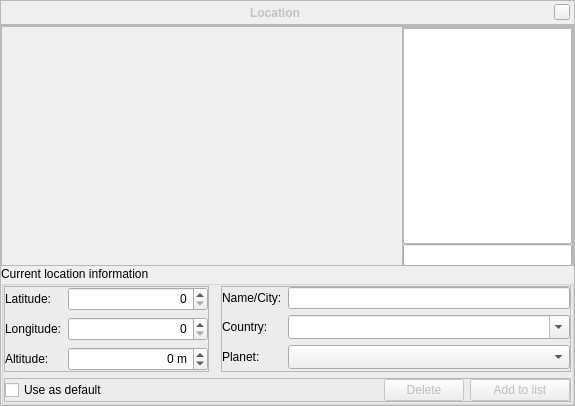
<?xml version="1.0" encoding="UTF-8"?>
<ui version="4.0">
 <class>locationDialogForm</class>
 <widget class="QWidget" name="locationDialogForm">
  <property name="geometry">
   <rect>
    <x>0</x>
    <y>0</y>
    <width>565</width>
    <height>405</height>
   </rect>
  </property>
  <property name="windowTitle">
   <string>Form</string>
  </property>
  <property name="styleSheet">
   <string notr="true"/>
  </property>
  <layout class="QVBoxLayout">
   <property name="spacing">
    <number>0</number>
   </property>
   <property name="leftMargin">
    <number>0</number>
   </property>
   <property name="topMargin">
    <number>0</number>
   </property>
   <property name="rightMargin">
    <number>0</number>
   </property>
   <property name="bottomMargin">
    <number>0</number>
   </property>
   <item>
    <widget class="BarFrame" name="LocationBar">
     <property name="minimumSize">
      <size>
       <width>16</width>
       <height>25</height>
      </size>
     </property>
     <property name="maximumSize">
      <size>
       <width>16777215</width>
       <height>30</height>
      </size>
     </property>
     <property name="frameShape">
      <enum>QFrame::StyledPanel</enum>
     </property>
     <layout class="QHBoxLayout">
      <property name="leftMargin">
       <number>0</number>
      </property>
      <property name="topMargin">
       <number>0</number>
      </property>
      <property name="rightMargin">
       <number>4</number>
      </property>
      <property name="bottomMargin">
       <number>0</number>
      </property>
      <item>
       <spacer>
        <property name="orientation">
         <enum>Qt::Horizontal</enum>
        </property>
        <property name="sizeHint" stdset="0">
         <size>
          <width>40</width>
          <height>20</height>
         </size>
        </property>
       </spacer>
      </item>
      <item>
       <widget class="QLabel" name="stelWindowTitle">
        <property name="palette">
         <palette>
          <active>
           <colorrole role="WindowText">
            <brush brushstyle="SolidPattern">
             <color alpha="255">
              <red>194</red>
              <green>194</green>
              <blue>195</blue>
             </color>
            </brush>
           </colorrole>
           <colorrole role="Text">
            <brush brushstyle="SolidPattern">
             <color alpha="255">
              <red>194</red>
              <green>194</green>
              <blue>195</blue>
             </color>
            </brush>
           </colorrole>
          </active>
          <inactive>
           <colorrole role="WindowText">
            <brush brushstyle="SolidPattern">
             <color alpha="255">
              <red>194</red>
              <green>194</green>
              <blue>195</blue>
             </color>
            </brush>
           </colorrole>
           <colorrole role="Text">
            <brush brushstyle="SolidPattern">
             <color alpha="255">
              <red>194</red>
              <green>194</green>
              <blue>195</blue>
             </color>
            </brush>
           </colorrole>
          </inactive>
          <disabled>
           <colorrole role="WindowText">
            <brush brushstyle="SolidPattern">
             <color alpha="255">
              <red>194</red>
              <green>194</green>
              <blue>195</blue>
             </color>
            </brush>
           </colorrole>
           <colorrole role="Text">
            <brush brushstyle="SolidPattern">
             <color alpha="255">
              <red>194</red>
              <green>194</green>
              <blue>195</blue>
             </color>
            </brush>
           </colorrole>
          </disabled>
         </palette>
        </property>
        <property name="font">
         <font>
          <weight>75</weight>
          <italic>false</italic>
          <bold>true</bold>
         </font>
        </property>
        <property name="text">
         <string>Location</string>
        </property>
       </widget>
      </item>
      <item>
       <spacer>
        <property name="orientation">
         <enum>Qt::Horizontal</enum>
        </property>
        <property name="sizeHint" stdset="0">
         <size>
          <width>40</width>
          <height>20</height>
         </size>
        </property>
       </spacer>
      </item>
      <item>
       <widget class="QPushButton" name="closeStelWindow">
        <property name="sizePolicy">
         <sizepolicy hsizetype="Fixed" vsizetype="Fixed">
          <horstretch>16</horstretch>
          <verstretch>16</verstretch>
         </sizepolicy>
        </property>
        <property name="minimumSize">
         <size>
          <width>16</width>
          <height>16</height>
         </size>
        </property>
        <property name="maximumSize">
         <size>
          <width>16</width>
          <height>16</height>
         </size>
        </property>
        <property name="focusPolicy">
         <enum>Qt::NoFocus</enum>
        </property>
        <property name="text">
         <string/>
        </property>
       </widget>
      </item>
     </layout>
    </widget>
   </item>
   <item>
    <widget class="QFrame" name="locationContent">
     <property name="frameShape">
      <enum>QFrame::StyledPanel</enum>
     </property>
     <layout class="QGridLayout" name="gridLayout_2">
      <property name="leftMargin">
       <number>0</number>
      </property>
      <property name="topMargin">
       <number>0</number>
      </property>
      <property name="rightMargin">
       <number>0</number>
      </property>
      <property name="bottomMargin">
       <number>0</number>
      </property>
      <property name="spacing">
       <number>0</number>
      </property>
      <item row="0" column="0" colspan="2">
       <widget class="QFrame" name="frame">
        <property name="minimumSize">
         <size>
          <width>0</width>
          <height>240</height>
         </size>
        </property>
        <property name="maximumSize">
         <size>
          <width>16777215</width>
          <height>240</height>
         </size>
        </property>
        <property name="frameShape">
         <enum>QFrame::StyledPanel</enum>
        </property>
        <property name="frameShadow">
         <enum>QFrame::Raised</enum>
        </property>
        <layout class="QGridLayout" name="gridLayout_3">
         <property name="leftMargin">
          <number>0</number>
         </property>
         <property name="topMargin">
          <number>0</number>
         </property>
         <property name="rightMargin">
          <number>0</number>
         </property>
         <property name="bottomMargin">
          <number>0</number>
         </property>
         <property name="spacing">
          <number>0</number>
         </property>
         <item row="1" column="0">
          <widget class="MapLabel" name="mapLabel">
           <property name="sizePolicy">
            <sizepolicy hsizetype="Fixed" vsizetype="Fixed">
             <horstretch>0</horstretch>
             <verstretch>0</verstretch>
            </sizepolicy>
           </property>
           <property name="minimumSize">
            <size>
             <width>400</width>
             <height>240</height>
            </size>
           </property>
           <property name="maximumSize">
            <size>
             <width>400</width>
             <height>240</height>
            </size>
           </property>
           <property name="lineWidth">
            <number>0</number>
           </property>
           <property name="text">
            <string/>
           </property>
           <property name="pixmap">
            <pixmap>../../data/gui/world.png</pixmap>
           </property>
           <property name="scaledContents">
            <bool>true</bool>
           </property>
           <property name="alignment">
            <set>Qt::AlignCenter</set>
           </property>
          </widget>
         </item>
         <item row="1" column="1">
          <widget class="QFrame" name="frame_2">
           <property name="minimumSize">
            <size>
             <width>0</width>
             <height>240</height>
            </size>
           </property>
           <property name="maximumSize">
            <size>
             <width>16777215</width>
             <height>240</height>
            </size>
           </property>
           <property name="frameShape">
            <enum>QFrame::StyledPanel</enum>
           </property>
           <property name="frameShadow">
            <enum>QFrame::Raised</enum>
           </property>
           <layout class="QVBoxLayout" name="verticalLayout">
            <property name="spacing">
             <number>0</number>
            </property>
            <property name="leftMargin">
             <number>0</number>
            </property>
            <property name="topMargin">
             <number>0</number>
            </property>
            <property name="rightMargin">
             <number>0</number>
            </property>
            <property name="bottomMargin">
             <number>0</number>
            </property>
            <item>
             <widget class="QListView" name="citiesListView">
              <property name="focusPolicy">
               <enum>Qt::NoFocus</enum>
              </property>
              <property name="horizontalScrollBarPolicy">
               <enum>Qt::ScrollBarAlwaysOff</enum>
              </property>
              <property name="uniformItemSizes">
               <bool>true</bool>
              </property>
             </widget>
            </item>
            <item>
             <widget class="QLineEdit" name="citySearchLineEdit">
              <property name="sizePolicy">
               <sizepolicy hsizetype="Expanding" vsizetype="Fixed">
                <horstretch>0</horstretch>
                <verstretch>0</verstretch>
               </sizepolicy>
              </property>
              <property name="text">
               <string/>
              </property>
              <property name="alignment">
               <set>Qt::AlignBottom|Qt::AlignLeading|Qt::AlignLeft</set>
              </property>
             </widget>
            </item>
           </layout>
          </widget>
         </item>
        </layout>
       </widget>
      </item>
      <item row="2" column="1">
       <widget class="QGroupBox" name="groupBox">
        <property name="title">
         <string>Current location information</string>
        </property>
        <layout class="QGridLayout" name="gridLayout">
         <property name="leftMargin">
          <number>0</number>
         </property>
         <property name="topMargin">
          <number>0</number>
         </property>
         <property name="rightMargin">
          <number>0</number>
         </property>
         <property name="bottomMargin">
          <number>0</number>
         </property>
         <property name="spacing">
          <number>6</number>
         </property>
         <item row="2" column="0" colspan="3">
          <widget class="QFrame" name="frame_3">
           <property name="minimumSize">
            <size>
             <width>0</width>
             <height>0</height>
            </size>
           </property>
           <property name="frameShape">
            <enum>QFrame::StyledPanel</enum>
           </property>
           <property name="frameShadow">
            <enum>QFrame::Raised</enum>
           </property>
           <layout class="QHBoxLayout" name="horizontalLayout">
            <property name="leftMargin">
             <number>0</number>
            </property>
            <property name="topMargin">
             <number>0</number>
            </property>
            <property name="rightMargin">
             <number>0</number>
            </property>
            <property name="bottomMargin">
             <number>0</number>
            </property>
            <item>
             <widget class="QCheckBox" name="useAsDefaultLocationCheckBox">
              <property name="font">
               <font>
                <stylestrategy>PreferDefault</stylestrategy>
               </font>
              </property>
              <property name="text">
               <string>Use as default</string>
              </property>
              <property name="tristate">
               <bool>false</bool>
              </property>
             </widget>
            </item>
            <item>
             <spacer name="horizontalSpacer">
              <property name="orientation">
               <enum>Qt::Horizontal</enum>
              </property>
              <property name="sizeHint" stdset="0">
               <size>
                <width>40</width>
                <height>20</height>
               </size>
              </property>
             </spacer>
            </item>
            <item>
             <widget class="QPushButton" name="deleteLocationFromListPushButton">
              <property name="enabled">
               <bool>false</bool>
              </property>
              <property name="minimumSize">
               <size>
                <width>60</width>
                <height>0</height>
               </size>
              </property>
              <property name="text">
               <string>Delete</string>
              </property>
             </widget>
            </item>
            <item>
             <widget class="QPushButton" name="addLocationToListPushButton">
              <property name="enabled">
               <bool>false</bool>
              </property>
              <property name="minimumSize">
               <size>
                <width>100</width>
                <height>0</height>
               </size>
              </property>
              <property name="text">
               <string>Add to list</string>
              </property>
             </widget>
            </item>
           </layout>
          </widget>
         </item>
         <item row="0" column="0">
          <widget class="QFrame" name="frame_4">
           <property name="minimumSize">
            <size>
             <width>0</width>
             <height>0</height>
            </size>
           </property>
           <property name="frameShape">
            <enum>QFrame::StyledPanel</enum>
           </property>
           <property name="frameShadow">
            <enum>QFrame::Raised</enum>
           </property>
           <layout class="QGridLayout" name="gridLayout_4">
            <property name="leftMargin">
             <number>0</number>
            </property>
            <property name="topMargin">
             <number>0</number>
            </property>
            <property name="rightMargin">
             <number>0</number>
            </property>
            <property name="bottomMargin">
             <number>0</number>
            </property>
            <property name="horizontalSpacing">
             <number>6</number>
            </property>
            <item row="0" column="0">
             <widget class="QLabel" name="label_5">
              <property name="text">
               <string>Latitude:</string>
              </property>
             </widget>
            </item>
            <item row="0" column="1">
             <widget class="AngleSpinBox" name="latitudeSpinBox">
              <property name="minimumSize">
               <size>
                <width>140</width>
                <height>24</height>
               </size>
              </property>
              <property name="toolTip">
               <string>You can enter values in decimal degrees, or using dms format, for example: +1d 12m 8s</string>
              </property>
              <property name="alignment">
               <set>Qt::AlignRight|Qt::AlignTrailing|Qt::AlignVCenter</set>
              </property>
             </widget>
            </item>
            <item row="1" column="0">
             <widget class="QLabel" name="label">
              <property name="text">
               <string>Longitude:</string>
              </property>
             </widget>
            </item>
            <item row="1" column="1">
             <widget class="AngleSpinBox" name="longitudeSpinBox">
              <property name="minimumSize">
               <size>
                <width>140</width>
                <height>24</height>
               </size>
              </property>
              <property name="toolTip">
               <string>You can enter values in decimal degrees, or using dms format, for example: +1d 12m 8s</string>
              </property>
              <property name="alignment">
               <set>Qt::AlignRight|Qt::AlignTrailing|Qt::AlignVCenter</set>
              </property>
             </widget>
            </item>
            <item row="2" column="0">
             <widget class="QLabel" name="label_7">
              <property name="text">
               <string>Altitude:</string>
              </property>
             </widget>
            </item>
            <item row="2" column="1">
             <widget class="QSpinBox" name="altitudeSpinBox">
              <property name="minimumSize">
               <size>
                <width>100</width>
                <height>24</height>
               </size>
              </property>
              <property name="toolTip">
               <string>Enter the altitude in meter</string>
              </property>
              <property name="alignment">
               <set>Qt::AlignRight|Qt::AlignTrailing|Qt::AlignVCenter</set>
              </property>
              <property name="suffix">
               <string> m</string>
              </property>
              <property name="minimum">
               <number>-2000</number>
              </property>
              <property name="maximum">
               <number>200000</number>
              </property>
              <property name="singleStep">
               <number>100</number>
              </property>
             </widget>
            </item>
           </layout>
          </widget>
         </item>
         <item row="0" column="2">
          <widget class="QFrame" name="frame_5">
           <property name="minimumSize">
            <size>
             <width>350</width>
             <height>0</height>
            </size>
           </property>
           <property name="frameShape">
            <enum>QFrame::StyledPanel</enum>
           </property>
           <property name="frameShadow">
            <enum>QFrame::Raised</enum>
           </property>
           <layout class="QGridLayout" name="gridLayout_5">
            <property name="leftMargin">
             <number>0</number>
            </property>
            <property name="topMargin">
             <number>0</number>
            </property>
            <property name="rightMargin">
             <number>0</number>
            </property>
            <property name="bottomMargin">
             <number>0</number>
            </property>
            <item row="0" column="0">
             <widget class="QLabel" name="label_3">
              <property name="text">
               <string>Name/City:</string>
              </property>
             </widget>
            </item>
            <item row="0" column="1">
             <widget class="QLineEdit" name="cityNameLineEdit"/>
            </item>
            <item row="1" column="0">
             <widget class="QLabel" name="label_4">
              <property name="text">
               <string>Country:</string>
              </property>
             </widget>
            </item>
            <item row="1" column="1">
             <widget class="QComboBox" name="countryNameComboBox">
              <property name="sizePolicy">
               <sizepolicy hsizetype="Preferred" vsizetype="Preferred">
                <horstretch>0</horstretch>
                <verstretch>0</verstretch>
               </sizepolicy>
              </property>
              <property name="minimumSize">
               <size>
                <width>0</width>
                <height>24</height>
               </size>
              </property>
              <property name="maximumSize">
               <size>
                <width>16777215</width>
                <height>24</height>
               </size>
              </property>
              <property name="editable">
               <bool>true</bool>
              </property>
             </widget>
            </item>
            <item row="2" column="0">
             <widget class="QLabel" name="label_6">
              <property name="text">
               <string>Planet:</string>
              </property>
             </widget>
            </item>
            <item row="2" column="1">
             <widget class="QComboBox" name="planetNameComboBox">
              <property name="sizePolicy">
               <sizepolicy hsizetype="Preferred" vsizetype="Preferred">
                <horstretch>0</horstretch>
                <verstretch>0</verstretch>
               </sizepolicy>
              </property>
              <property name="minimumSize">
               <size>
                <width>0</width>
                <height>24</height>
               </size>
              </property>
              <property name="maximumSize">
               <size>
                <width>16777215</width>
                <height>24</height>
               </size>
              </property>
              <property name="styleSheet">
               <string notr="true">combobox-popup: 0;</string>
              </property>
              <property name="editable">
               <bool>false</bool>
              </property>
             </widget>
            </item>
           </layout>
          </widget>
         </item>
         <item row="1" column="1" colspan="2">
          <spacer name="verticalSpacer">
           <property name="orientation">
            <enum>Qt::Vertical</enum>
           </property>
           <property name="sizeHint" stdset="0">
            <size>
             <width>20</width>
             <height>40</height>
            </size>
           </property>
          </spacer>
         </item>
         <item row="0" column="1">
          <spacer name="horizontalSpacer_2">
           <property name="orientation">
            <enum>Qt::Horizontal</enum>
           </property>
           <property name="sizeHint" stdset="0">
            <size>
             <width>40</width>
             <height>20</height>
            </size>
           </property>
          </spacer>
         </item>
        </layout>
       </widget>
      </item>
     </layout>
    </widget>
   </item>
  </layout>
 </widget>
 <customwidgets>
  <customwidget>
   <class>BarFrame</class>
   <extends>QFrame</extends>
   <header>Dialog.hpp</header>
   <container>1</container>
  </customwidget>
  <customwidget>
   <class>AngleSpinBox</class>
   <extends>QSpinBox</extends>
   <header>AngleSpinBox.hpp</header>
  </customwidget>
  <customwidget>
   <class>MapLabel</class>
   <extends>QLabel</extends>
   <header>MapLabel.hpp</header>
  </customwidget>
 </customwidgets>
 <resources/>
 <connections/>
</ui>
